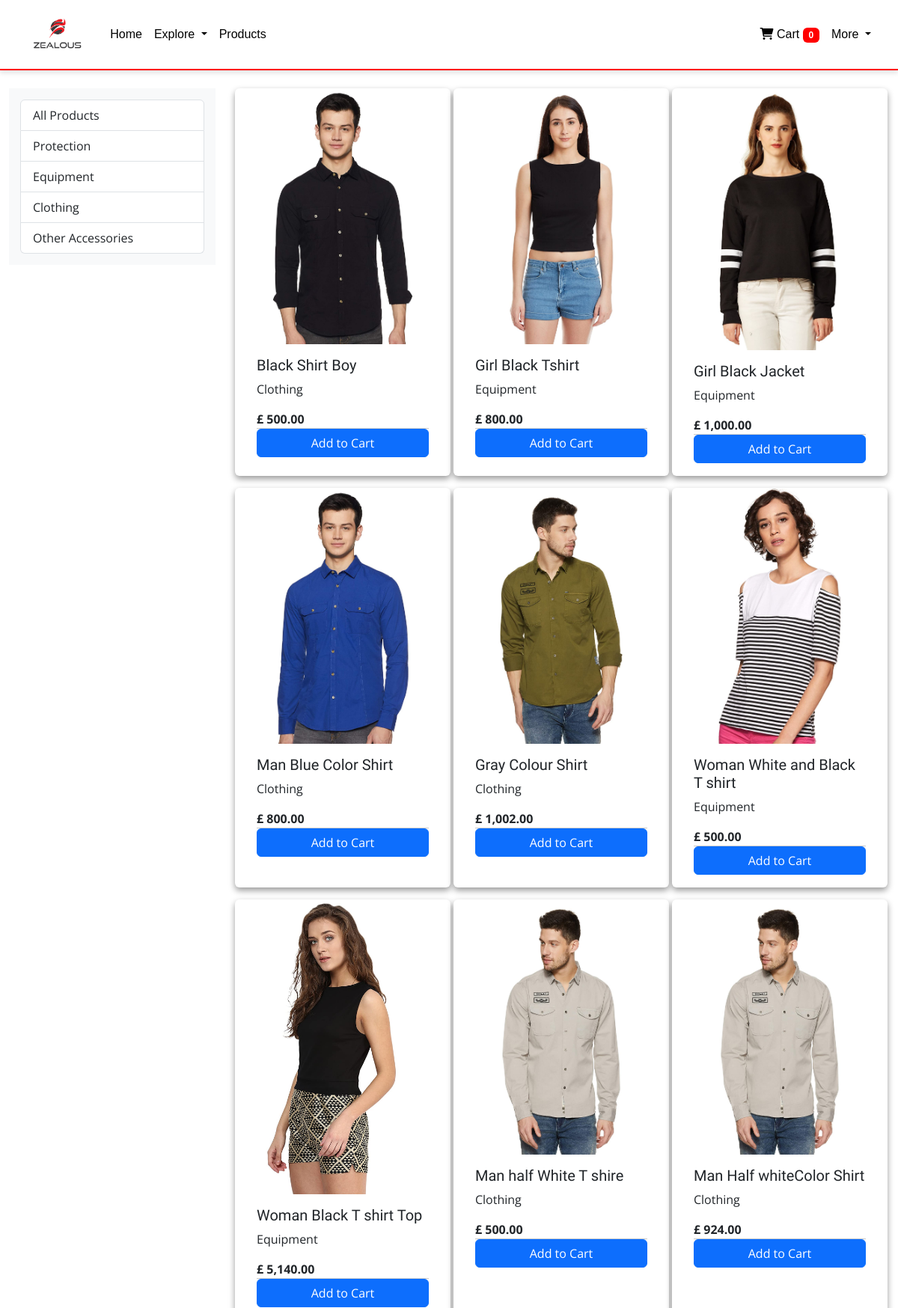
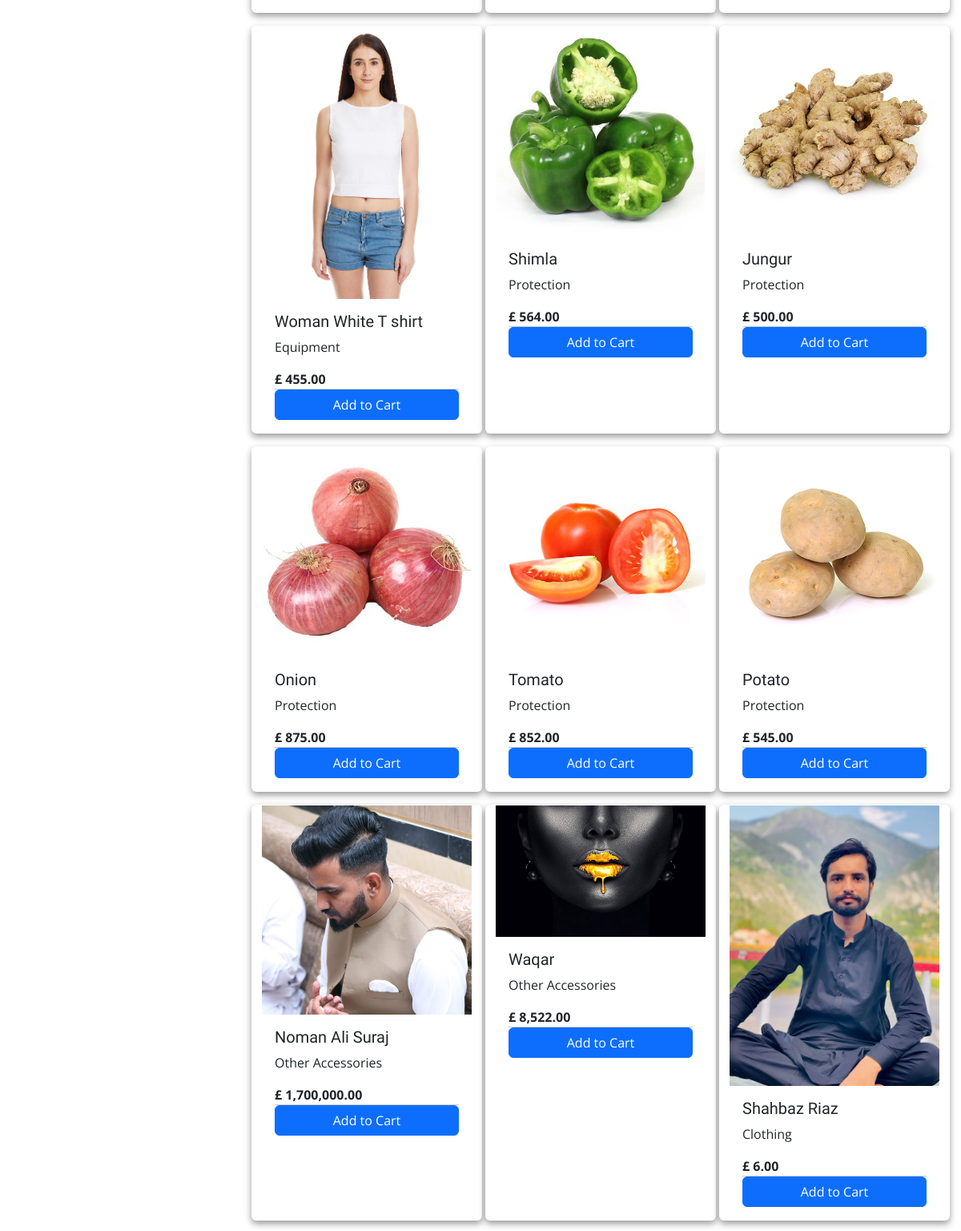
Screenshot of /products/ (upper part) with the database file from the repository (2 pictures, top to bottom).
### store/models/category.py (models this page shows, shortened)
class Category(models.Model):
    name = models.CharField(max_length=20)
    @staticmethod
    def get_all_category():
        return Category.objects.all()
    def __str__(self):
        return self.name

### store/models/product.py (models this page shows, shortened)
class Product(models.Model):
    name = models.CharField(max_length=50)
    price = models.IntegerField(default=0)
    category= models.ForeignKey(Category, on_delete=models.CASCADE, default=1)
    description = models.CharField(max_length=1000, default='')
    image = models.ImageField(upload_to='products/')
    image2 = models.ImageField(upload_to='products/', null=True, blank=True)
    image3 = models.ImageField(upload_to='products/', null=True, blank=True)
    @staticmethod
    def get_all_products():
        return Product.objects.all()

### store/views.py (the view)
# urls.py: path('products/', views.products, name='products'),
def products(request):
    if request.method == "POST":
        product_id = request.POST.get('product')
        remove = request.POST.get('remove')
        cart = request.session.get('cart', {})
        if product_id:
            quantity = cart.get(product_id, 0)
            if remove:
                if quantity <= 1:
                    cart.pop(product_id)
                else:
                    cart[product_id] = quantity - 1
            else:
                cart[product_id] = quantity + 1
            if cart.get(product_id) == 0:
                cart.pop(product_id)
        request.session['cart'] = cart
        return redirect('products')  # Update the redirect to point to the correct URL name
    else:  # Handle GET request
        products = None
        categories = Category.get_all_category()
        category_id = request.GET.get('category')
        if category_id:
            products = Product.get_all_products_by_id(category_id)
        else:
            products = Product.get_all_products()
        customer = None
        if 'customer_id' in request.session:
            customer = Customer.objects.filter(id=request.session['customer_id']).first()
        cart = request.session.get('cart', {})
        data = {
            'Categories': categories,
            'products': products,
            'Customer': customer,
            'cart': cart  # Add cart to the context
        }
        return render(request, 'Products.html', data)

### store/templatetags/cart.py (called while the page is built)
@register.filter(name='is_in_cart')
def is_in_cart(product, cart):
    if not cart:
        return False
    for id in cart.keys():
        if int(id) == product.id:
            return True
    return False

### store/templatetags/custom_filter.py (called while the page is built)
@register.filter(name='currency')
def currency(value):
    try:
        return f"£  {value:,.2f}"
    except (ValueError, TypeError):
        return value

### store/templates/products.html (shortened to what this page needs)
{% extends "base.html" %}
{% load cart %}
{% load custom_filter %}
{% block content %}
<div class="container-fluid mt-5">
  <div class="row">
    <div class="col-lg-3">
      <div class="sidebar">
        <div class="collapse d-lg-block" id="filterMenu">
          <div class="list-group">
            <a href="/products" class="list-group-item list-group-item-action">All Products</a>
            {% for category in Categories %}
            <a href="{% url 'products' %}?category={{ category.id }}" class="list-group-item list-group-item-action">{{ category.name }}</a>
            {% endfor %}
          </div>
        </div>
      </div>
    </div>
      <div class="col-lg-9 mx-auto" id="product">
        <div class="row mx-auto">
          {% for product in products %}
          <div class="card mx-auto mb-3" id="{{product.id}}" style="width: 18rem;">
              <a href="{% url 'cartPage' product.id %}" style="text-decoration: none; color: inherit;">
              <img src="{{ product.image.url }}" alt="Product Image" style="width: 100%; height: auto;">
              <div class="card-body">
                <h5 class="card-title">{{ product.name }}</h5>
                <p class="card-text">{{ product.category }}</p>
                <p class="card-text"><b>{{ product.price|currency }}</b></p>
              </a>
              <div class="card-footer p-0">
                {% if product|is_in_cart:cart %}
                <div class="row no-gutters d-flex align-items-center">
                  <form action="?category={{ request.GET.category }}#{{product.id}}" method="POST" class="col-2 p-0 m-0">
                    {% csrf_token %}
                    <input hidden type="text" name="product" value="{{ product.id }}">
                    <input hidden type="text" name="remove" value="{{ product.id }}">
                    <input type="submit" class="btn btn-secondary w-100" value="-">
                  </form>
                  <div class="text-center col">
                    {{ product|cart_quantity:request.session.cart }} in Cart
                  </div>
                  <form action="?category={{ request.GET.category }}#{{product.id}}" method="POST" class="col-2 p-0 m-0">
                    {% csrf_token %}
                    <input hidden type="text" name="product" value="{{ product.id }}">
                    <input type="submit" class="btn btn-secondary w-100" value="+">
                  </form>
                </div>
                {% else %}
                <form action="?category={{ request.GET.category }}#{{product.id}}" method="post" class="btn-block">
                  <input type="submit" class="btn btn-primary w-100" value="Add to Cart">
                </form>
                {% endif %}
              </div>
            </div>
          </div>
          {% endfor %}
{% endblock %}

### store/static/css/main.css (style rules this page uses)
body { font-family: "Open Sans", sans-serif; color: #444444; padding-top: 70px; }
a { text-decoration: none; color: #d9232d; }
h1, h2, h3, h4, h5, h6 { font-family: "Raleway", sans-serif; }
#product .card { transition: transform 0.3s ease, border 0.3s ease; border: 0.5px solid transparent; box-shadow: 0 4px 8px rgba(0, 0, 0, 0.4); }
.sidebar { padding: 15px; background-color: #f8f9fa; }
@media (min-width: 992px) { .sidebar .collapse { display: block !important; } }

### rows the page displays
Category: name "Protection"
Category: name "Equipment"
Category: name "Clothing"
Category: name "Other Accessories"
Product: image (picture), name "Black Shirt Boy", category "Clothing", price "£ 500.00"
Product: image (picture), name "Girl Black Tshirt", category "Equipment", price "£ 800.00"
Product: image (picture), name "Girl Black Jacket", category "Equipment", price "£ 1,000.00"
Product: image (picture), name "Man Blue Color Shirt", category "Clothing", price "£ 800.00"
Product: image (picture), name "Gray Colour Shirt", category "Clothing", price "£ 1,002.00"
Product: image (picture), name "Woman White and Black T shirt", category "Equipment", price "£ 500.00"
Product: image (picture), name "Woman Black T shirt Top", category "Equipment", price "£ 5,140.00"
Product: image (picture), name "Man half White T shire", category "Clothing", price "£ 500.00"
Product: image (picture), name "Man Half whiteColor Shirt", category "Clothing", price "£ 924.00"
Product: image (picture), name "Woman White T shirt", category "Equipment", price "£ 455.00"
Product: {{ product.id }} 18 (drawn), image (picture), name "Shimla", category "Protection", price "£ 564.00"
Product: image (picture), name "Jungur", category "Protection", price "£ 500.00"
Product: image (picture), name "Onion", category "Protection", price "£ 875.00"
Product: image (picture), name "Tomato", category "Protection", price "£ 852.00"
Product: image (picture), name "Potato", category "Protection", price "£ 545.00"
Product: image (picture), name "Noman Ali Suraj", category "Other Accessories", price "£ 1,700,000.00"
Product: image (picture), name "Waqar", category "Other Accessories", price "£ 8,522.00"
Product: image (picture), name "Shahbaz Riaz", category "Clothing", price "£ 6.00"

### other values shown
{{ request.session.cart|length }} "0"
